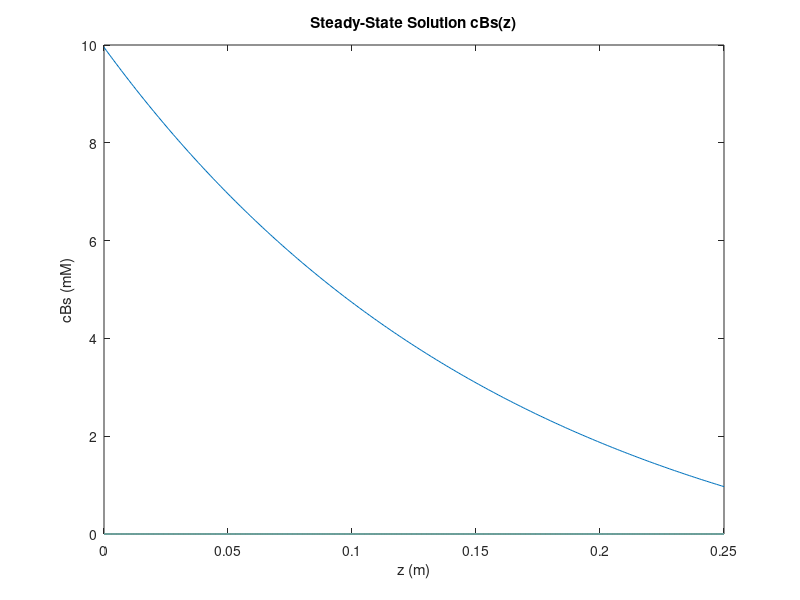
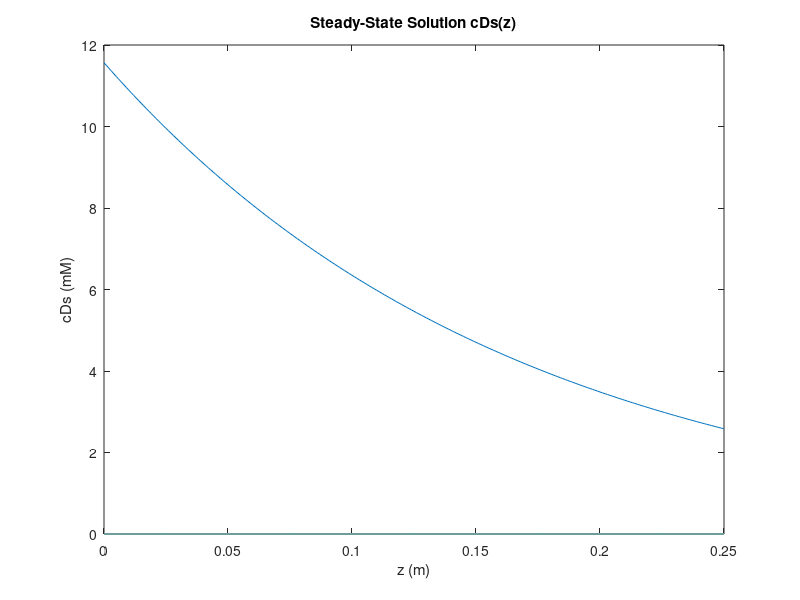

Source code (MATLAB) for these figures, in order:
% [Steady-State Solution - Analytical] %
clear;
format compact;

% <Parameters>
% setting
uB=400;
K=200; Q1=250; Q2=400;
f=80; Vw=5000; delta_V=0.675;
Diffu=30; Rm=0.1; d=0.25; Rc=100;
% derived
uD=Q2*uB/Q1;
T=Vw/(delta_V*f);
A=1-K/(Q1+Q2);
L1=2*Diffu/(Rm*d);
L2=2*Diffu/((Rc+Rm+d)*d);
lumda=-(L1/uB-L2/uD);
% initials & ends
Bb=11.565826416939132; % from numerical simulation results
dz=0.001; za=0; zb=0.25; Nz=(zb-za)/dz+1;
z=za:dz:zb;

% <Initialization>
B=zeros(Nz); D=zeros(Nz);

% <Calculation>
for i=1:Nz
    B(i)=Bb*(L1*uB/(L1*uD)*exp(lumda*zb)-exp(lumda*z(i)))/(L2*uB/(L1*uD)*exp(lumda*zb)-1);
    D(i)=Bb*(L2*uB/(L1*uD)*exp(lumda*zb)-exp(lumda*z(i)))/(L2*uB/(L1*uD)*exp(lumda*zb)-1);
end

% <Plot>
figure
plot(z,B);
title('Steady-State Solution cBs(z)');
axis([0 0.25 0 10]);
xlabel('z (m)'); ylabel('cBs (mM)');
figure
plot(z,D);
title('Steady-State Solution cDs(z)');
axis([0 0.25 0 12]);
xlabel('z (m)'); ylabel('cDs (mM)');